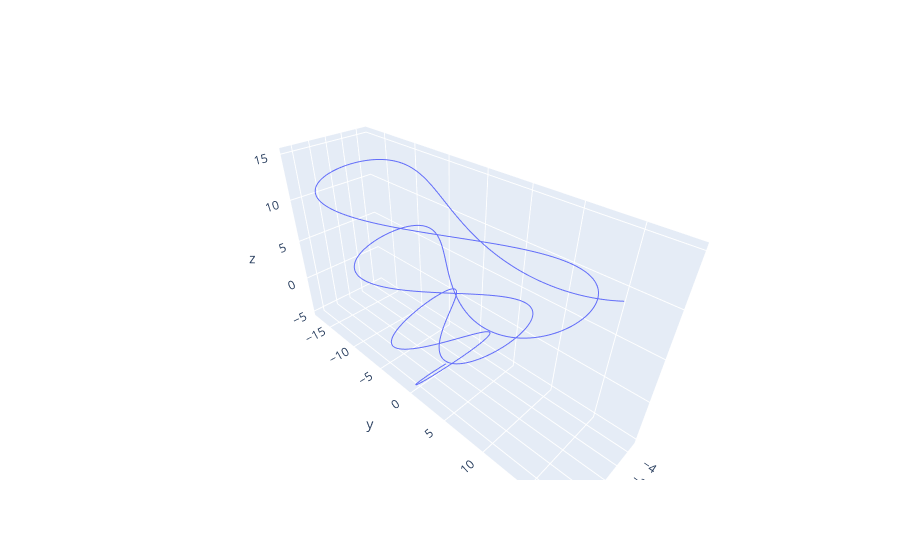

This figure's notebook cell:
### Code cell
trace = go.Scatter3d(x=master['dX'],y=master['dY'],z=master['dZ'],mode='lines')
py.iplot([trace])

### Figure 1 — Plotly figure (JSON) as saved in the notebook; plotly's stock layout.template omitted (floating-point values rounded to 4 significant figures; data arrays with more than 128 entries replaced by an {"elided": "..."} marker saying what was removed)
{"data": [{"mode": "lines", "type": "scatter3d", "x": {"elided": "1999 float values"}, "y": {"elided": "1999 float values"}, "z": {"elided": "1999 float values"}}], "layout": {}}
